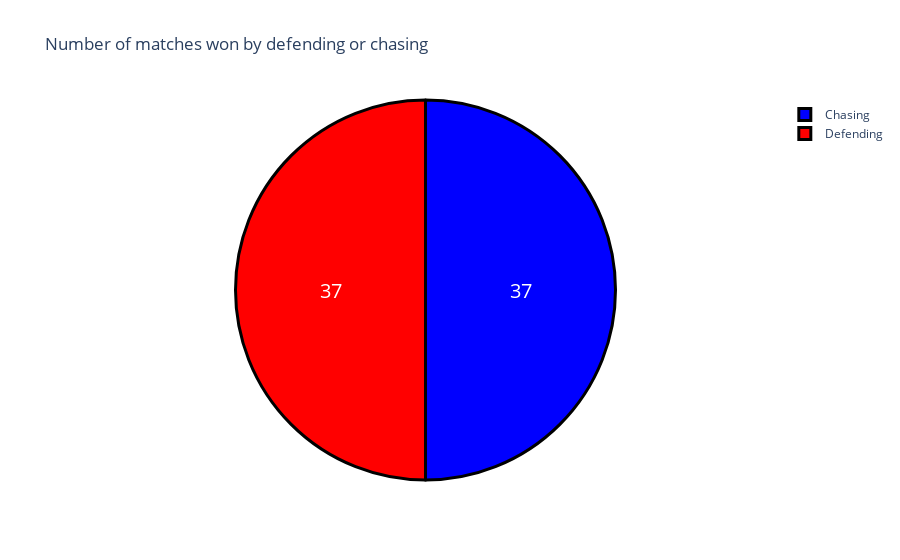

Here is the notebook cell this chart was saved with:
### Markdown cell above
By this graph we can tell that Gujarat won the most and mumbai won the least matches

### Code cell
data["won_by"]=data["won_by"].map({"Wickets":"Chasing",
                                  "Runs":"Defending"})
won_by=data["won_by"].value_counts()
label=won_by.index
counts=won_by.values
colors=['blue','red']
fig=go.Figure(data=[go.Pie(labels=label,values=counts)])
fig.update_layout(title_text="Number of matches won by defending or chasing")
fig.update_traces(hoverinfo='label+percent',textinfo='value',textfont_size=20,
                 marker=dict(colors=colors,line=dict(color='black',width=3)))
fig.show()

### Figure 1 — Plotly figure (JSON) as saved in the notebook; plotly's stock layout.template omitted (floating-point values rounded to 4 significant figures)
{"data": [{"hoverinfo": "label+percent", "labels": ["Chasing", "Defending"], "marker": {"colors": ["blue", "red"], "line": {"color": "black", "width": 3}}, "textfont": {"size": 20}, "textinfo": "value", "type": "pie", "values": [37, 37]}], "layout": {"title": {"text": "Number of matches won by defending or chasing"}}}
